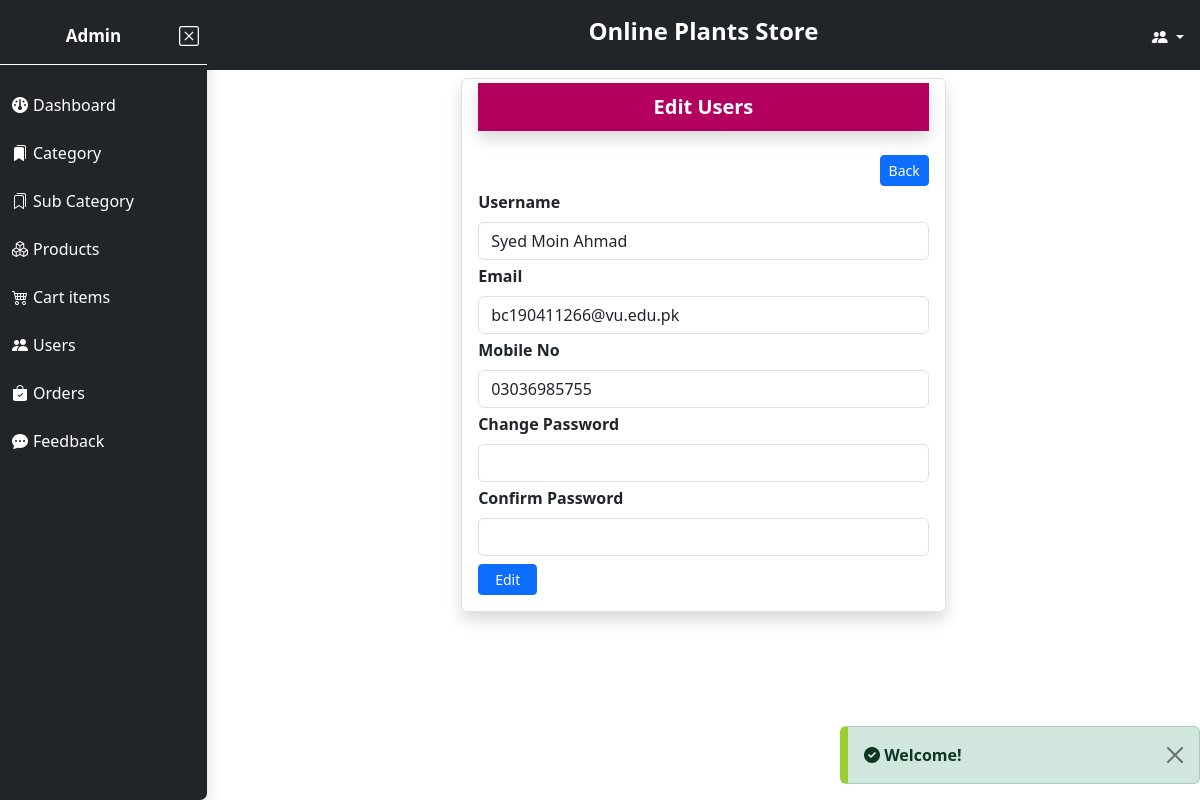
Page /Admin/edit_user.php?user_id=21 (signed in) on the committed database.
### tables this page shows
CREATE TABLE `users` (
  `user_id` int(11) NOT NULL,
  `user_name` varchar(255) NOT NULL,
  `user_email` varchar(255) NOT NULL,
  `user_number` varchar(255) NOT NULL,
  `user_add` text NOT NULL,
  `user_password` varchar(255) NOT NULL,
  `role_as` varchar(30) NOT NULL,
  `created_at` timestamp NOT NULL DEFAULT current_timestamp()
);

CREATE TABLE `setting` (
  `setting_id` int(11) NOT NULL,
  `web_logo` text DEFAULT NULL,
  `web_name` varchar(255) DEFAULT NULL,
  `car_1_img` text DEFAULT NULL,
  `car_1_heading` varchar(255) DEFAULT NULL,
  `car_1_text` varchar(300) DEFAULT NULL,
  `car_2_img` text DEFAULT NULL,
  `car_2_heading` varchar(255) DEFAULT NULL,
  `car_2_text` varchar(300) DEFAULT NULL,
  `car_3_img` text DEFAULT NULL,
  `car_3_heading` varchar(255) DEFAULT NULL,
  `car_3_text` varchar(300) DEFAULT NULL,
  `sEmail` varchar(255) DEFAULT NULL,
  `app_pass` varchar(255) DEFAULT NULL,
  `fb_link` text DEFAULT 'https://www.facebook.com/',
  `insta_link` text DEFAULT 'https://www.instagram.com/',
  `you_link` text DEFAULT 'https://www.Youtube.com/',
  `whatsapp` text DEFAULT 'https://web.whatsapp.com/'
);

### Admin/edit_user.php (the view, shortened to what this page needs)
<?php
include('./MainInclude/header.php');
?>
<div class="div-2 w-100">
    <?php
    include('MainInclude/topHeader.php');
    ?>
    <div class="container-fluid">
        <div class="d-flex align-items-center justify-content-center align-items-center mt-2 mb-3">
            <form action="" method="post" class="w-50 rounded add_cate_form border shadow p-3 pt-1">
                <h5 class="shadow mb-4 d-flex align-items-center p-1" style="width:100%;background-color:#B3005E;">
                    <strong class="p-2 text-white text-center w-100">Edit Users</strong>
                </h5>
                <div class="d-flex justify-content-end">
                    <a href="./all_users.php" class="btn btn-sm btn-primary">Back</a>
                </div>
                <?php
                if (isset($_GET['user_id'])) {
                    $user_id = $_GET['user_id'];
                    include('../dbConnection.php');
                    $query = "SELECT * FROM users WHERE user_id = '$user_id'";
                    $result = mysqli_query($conn, $query);
                    if (mysqli_num_rows($result) > 0) {
                        $row = mysqli_fetch_assoc($result);
                    ?>
                <div class="mt-1">
                    <label for="username" class="form-label"><strong>Username</strong></label>
                    <input type="text" class="form-control" name="username" id="username" required value="<?php echo $row['user_name'];?>">
                </div>
                <div class="mt-1">
                    <label for="userEmail" class="form-label"><strong>Email</strong></label>
                    <input type="email" class="form-control" id="userEmail" name="userEmail" value="<?php echo $row['user_email'];?>" required>
                </div>
                <div class="mt-1">
                    <label for="userNumber" class="form-label"><strong>Mobile No</strong></label>
                    <input type="text" class="form-control" id="userNumber" name="userNumber" value="<?php echo $row['user_number'];?>" required>
                </div>
                <div class="mt-1">
                    <label for="userPassword" class="form-label"><strong>Change Password</strong></label>
                    <input type="Password" class="form-control" id="userPassword" name="userPassword" >
                </div>
                <div class="mt-1">
                    <label for="userCPassword" class="form-label"><strong>Confirm Password</strong></label>
                    <input type="Password" class="form-control" id="userCPassword" name="userCPassword" >
                </div>
            <?php
                }
                }
                ?>
                <div class="mt-2">
                    <input type="submit" class="btn btn-sm btn-primary ps-3 pe-3" name="edit_user_btn" id="edit_user_btn" value="Edit">
                </div>
            </form>
        </div>
    </div>
</div>
<?php
include('./MainInclude/footer.php');
?>

### Admin/MainInclude/header.php (shortened to what this page needs)
<?php
$directiryURI = $_SERVER['REQUEST_URI'];
$path = parse_url($directiryURI,PHP_URL_PATH);
$components = explode('/',$path);
$page = $components[3];
?>
<!doctype html>
<html lang="en">
<head>
  <link href="https://cdnjs.cloudflare.com/ajax/libs/font-awesome/6.0.0/css/all.min.css" rel="stylesheet" />
  <link rel="stylesheet" href="https://cdn.jsdelivr.net/npm/bootstrap-icons@1.10.2/font/bootstrap-icons.css">
  <link href="https://cdn.jsdelivr.net/npm/bootstrap@5.3.0-alpha1/dist/css/bootstrap.min.css" rel="stylesheet">
  <link rel="stylesheet" href="style.css">
</head>
<body>
  <div class="Main d-flex">
    <div class="div-1 Sidebar-menu bg-dark shadow" style="width: 250px;height:100vh;">
      <h6 class=" text-white p-2 pt-4 pb-3 d-flex justify-content-between align-items-center" style="border-bottom: 1px solid white;">
        <div class=" d-flex justify-content-center w-100">
          <strong class="sidebarHeading" style="font-size: 17px;">
            <?php
            include('../dbConnection.php');
            $admin_id = $_SESSION['admin_id'];
            $query = "SELECT user_name FROM users WHERE user_id = '$admin_id'";
            $runQ = mysqli_query($conn, $query);
            if (mysqli_num_rows($runQ) > 0) {
              $admin_detail = mysqli_fetch_assoc($runQ);
              echo $admin_detail['user_name'];
            }
            else {
              echo "Admin";
            }
            ?>
          </strong>
        </div>
        <i class="bi bi-x-square close-menu-btn fs-5" style="filter:brightness(0) invert(1);cursor:pointer;"></i>
      </h6>
      <nav class="sidebar">
        <ul class="p-1 me-1" id="myDiv">
          <li class="dropable transition text-white mt-2 nav-li <?php if($page == 'dashboard.php'){ echo "active";}?>" style="width: auto;">
            <a href="./dashboard.php" class="dropdown-icon nav-link text-white w-100 p-2">
              <i class="fa-sharp fa-solid fa-gauge dropdown-icon"></i>
              <span>Dashboard</span>
            </a>
          </li>
          <li class="dropable transition text-white mt-2 nav-li <?php if($page == 'categories.php'){ echo "active";}?>" style="width: auto;">
            <a href="./categories.php" class="dropdown-icon nav-link text-white w-100  p-2">
              <i class="bi bi-bookmarks-fill dropdown-icon"></i>
              <span>Category</span>
            </a>
          </li>
          <li class="dropable transition text-white mt-2 nav-li <?php if($page == 'sub_category.php'){ echo "active";}?>" style="width: auto;">
            <a href="./sub_category.php" class="dropdown-icon nav-link text-white w-100  p-2">
              <i class="bi bi-bookmarks dropdown-icon"></i>
              <span>Sub Category</span>
            </a>
          </li>
          <li class="dropable transition text-white mt-2 nav-li <?php if($page == 'products.php'){ echo "active";}?>" style="width: auto;">
            <a href="./products.php" class="dropdown-icon nav-link text-white w-100  p-2">
              <i class="bi bi-boxes dropdown-icon"></i>
              <span>Products</span>
            </a>
          </li>
          <li class="dropable transition text-white mt-2 nav-li <?php if($page == 'cart_items.php'){ echo "active";}?>" style="width: auto;">
            <a href="./cart_items.php" class="dropdown-icon nav-link text-white w-100  p-2">
              <i class="bi bi-cart4 dropdown-icon"></i>
              <span>Cart items</span>
            </a>
          </li>
          <li class="dropable transition text-white mt-2 nav-li <?php if($page == 'all_users.php'){ echo "active";}?>" style="width: auto;">
            <a href="./all_users.php" class="dropdown-icon nav-link text-white w-100  p-2">
              <i class="bi bi-people-fill dropdown-icon"></i>
              <span>Users</span>
            </a>
          </li>
          <li class="dropable transition text-white mt-2 nav-li <?php if($page == 'orders.php'){ echo "active";}?>" style="width: auto;">
            <a href="./orders.php" class="dropdown-icon nav-link text-white w-100  p-2">
              <i class="bi bi-bag-check-fill dropdown-icon"></i>
              <span>Orders</span>
            </a>
          </li>
          <li class="dropable transition text-white mt-2 nav-li <?php if($page == 'feedback.php'){ echo "active";}?>" style="width: auto;">
            <a href="./feedback.php" class="dropdown-icon nav-link text-white w-100  p-2">
              <i class="bi bi-chat-dots-fill dropdown-icon"></i>
              <span>Feedback</span>
            </a>
          </li>
        </ul>
      </nav>
    </div>

### Admin/MainInclude/topHeader.php (shortened to what this page needs)
<div class=" text-white bg-dark d-flex align-items-center" style="background-color:#00adff;height:70px">
    <header>
        <div class="item-2 ">
            <h4 class=" text-center topheaderHeading"><strong>
            <?php
              include('../dbConnection.php');
              $query = "SELECT web_name FROM setting";
              $runQuery = mysqli_query($conn,$query);
              if(mysqli_num_rows($runQuery) > 0){
                $web_detail = mysqli_fetch_assoc($runQuery);
                if(isset($web_detail['web_name']) && $web_detail['web_name'] != null){
                    echo $web_detail['web_name'];
                }
                else{
                    echo "Website Name";
                }
              }
              else{
                echo "Website Name";
              }
            ?>
            </strong></h4>
        </div>
        <div class="item-3 ">
            <div class=" dropdown d-flex align-items-center" style="cursor:pointer;">
                <div class="dropdown-toggle btn-sm me-3 mt-2" data-bs-toggle="dropdown" aria-expanded="false">
                    <i class="bi bi-people-fill "></i>
                </div>
            </div>
        </div>
    </header>
</div>

### Admin/style.css (style rules this page uses)
* { margin: 0px; padding: 0px; box-sizing: border-box; }
:root { --btn-hover-color:#E90064; }
header { width: 100%; display: grid; grid-template-columns: repeat(3, 1fr); grid-template-rows: 1fr; justify-items: center; }
.item-2 { grid-column-start: 2; }
.item-3 { grid-column-start: 3; justify-self: end; }
.Sidebar-menu { width: 250px; height: 100vh; border-bottom-right-radius: 7px; transition: all 0.3s ease-in; }
.div-2 { height: 100vh; overflow-y: auto; }
.nav-li { list-style-type: none; border-radius:8px; cursor: pointer; transition: all 0.4s ease-in; }
ul li a { text-decoration: none; }
.dropdown-icon { filter: brightness(0) invert(1); display: flex; align-items: center; margin-right: 5px; }
@media screen and (max-width:1210px) { .sidebarHeading { font-size: 14px; } }

### rows in the picture
users: user_name "Admin"
setting: web_name "Online Plants Store"
users: username "Syed Moin Ahmad", userEmail "bc190411266@vu.edu.pk", userNumber "03036985755"

### other values in the picture
$_SESSION['status_success'] "Welcome!"
